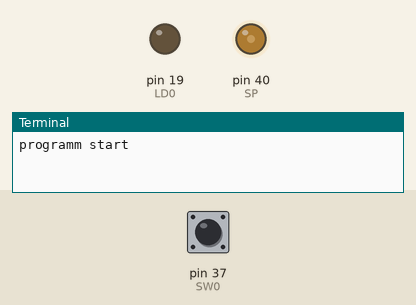
A program run on a simulated Raspberry Pi (header pin numbers). On the bench: output pins drawn as LEDs (lit = HIGH), the last lines printed to the terminal. The inputs (shaded band) are chosen by the test bench; at power-on: pin 37 (SW0) HIGH. Random numbers come from a fixed seed.

Above: at 1.2 s.
1.3 s: pin 37 (SW0) pulled LOW for 3.2 s
At 6.1 s:
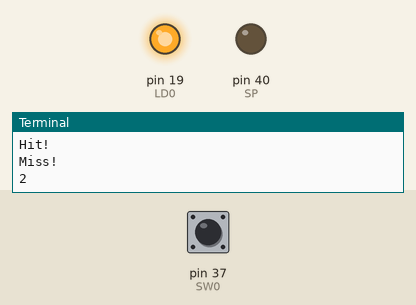
At 7.9 s:
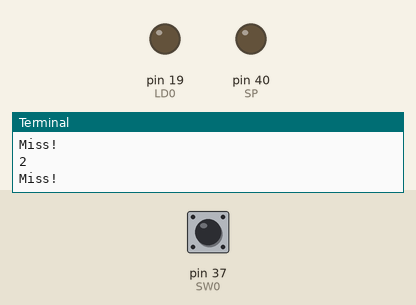
Timing chart, 0 to 13.5 s (numbered marks = the images above; inputs shaded):
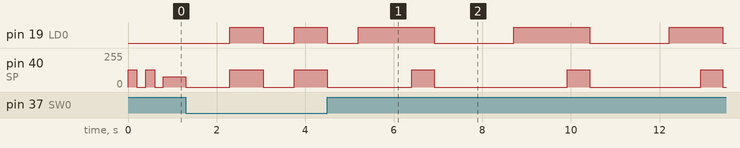

The program:

A_Mogura_testTimeSlice.py
```python
# -*- coding: utf-8 -*-
import RPi.GPIO as GPIO
import time
import random

#ボードの番号で設定(目で見て数えるやつ)
GPIO.setmode(GPIO.BOARD)

#LED定義
LD0 = 19
#LEDのポート宣言
GPIO.setup(LD0, GPIO.OUT)
#LED消灯
GPIO.output(LD0, GPIO.LOW)

#SW定義
SW0 = 37
#SWのポート宣言
GPIO.setup(SW0, GPIO.IN, pull_up_down=GPIO.PUD_UP)

#スピーカー定義
SP = 40
#スピーカーのポート宣言
GPIO.setup(SP, GPIO.OUT)

#PWMインスタンス生成
Bell = GPIO.PWM(SP, 30)
Bell.start(50) #デューティーサイクル50%
Bell.stop()

#平均(しかも切り上げ)律音階周波数
mel_C = 262 #ド
mel_D = 294 #レ
mel_E = 330 #ミ
mel_F = 349 #ファ
mel_G = 392 #ソ
mel_A = 440 #ラ
mel_B = 494 #シ

#LEDステータス用の変数
status_LD = False

#インターバル用のリスト[s]
wait_times0 = [0.70, 1.00, 1.50, 1.80]
#光ってる時間のリスト[ms]
wait_times1 = [500, 700, 900, 1200]
#LEDランダム用の変数
LEDs = [19]

#成功回数
Hits = 0
#全体ループ用
Loop = 10

#ゲームスタートのときの楽譜
def StartBell():
    Bell.start(50)
    Bell.ChangeFrequency(mel_C * 4)
    time.sleep(0.2)
    Bell.stop()
    time.sleep(0.2)
    Bell.start(50)
    Bell.ChangeFrequency(mel_C * 4)
    time.sleep(0.2)
    Bell.stop()
    time.sleep(0.2)
    Bell.start(30)
    Bell.ChangeFrequency(mel_C * 6)
    time.sleep(0.5)
    Bell.stop()

#もぐらがヒットしたときの楽譜
def HitBell():
    print("Miss!")
    Bell.start(50)
    Bell.ChangeFrequency(mel_C * 2)
    time.sleep(0.25)
    Bell.ChangeFrequency(mel_D * 2)
    time.sleep(0.25)
    Bell.ChangeFrequency(mel_E * 3)
    time.sleep(0.25)
    Bell.stop()

#もぐらをヒットできなかったときの楽譜
def MissBell():
    print("Miss!")
    Bell.start(50)
    Bell.ChangeFrequency(130)
    time.sleep(0.5)
    Bell.stop()

#クリアした時の楽譜(よろこびの歌のつもり)
def ClearBell():
    Bell.start(50)
    Bell.ChangeFrequency(mel_E * 2)
    time.sleep(0.3)
    Bell.ChangeFrequency(mel_E * 2)
    time.sleep(0.3)
    Bell.ChangeFrequency(mel_F * 3)
    time.sleep(0.3)
    Bell.ChangeFrequency(mel_G * 3)
    time.sleep(0.3)
    Bell.ChangeFrequency(mel_G * 2)
    time.sleep(0.3)
    Bell.ChangeFrequency(mel_F * 2)
    time.sleep(0.3)
    Bell.ChangeFrequency(mel_E * 3)
    time.sleep(0.3)
    Bell.ChangeFrequency(mel_D * 3)
    time.sleep(0.3)
    Bell.ChangeFrequency(mel_C * 3)
    time.sleep(0.3)
    Bell.ChangeFrequency(mel_C * 3)
    time.sleep(0.3)
    Bell.ChangeFrequency(mel_D * 3)
    time.sleep(0.3)
    Bell.ChangeFrequency(mel_E * 3)
    time.sleep(0.3)
    Bell.ChangeFrequency(mel_D * 3)
    time.sleep(0.6)
    Bell.ChangeFrequency(mel_F * 3)
    time.sleep(0.3)
    Bell.ChangeFrequency(mel_F * 3)
    time.sleep(0.6)
    Bell.stop()

#もぐらがヒットした時の関数
def Hit():
    print("Hit!")
    global Hits
    HitBell()
    Hits += 1
    print(Hits)

#LEDの状態を更新する関数
def UpdateLED():
    GPIO.output(LD0, status_LD)

if __name__ == '__main__':
    print("programm start\n")
    try:
        #無限ループ
        while True:
            StartBell() #ゲームスタートの楽譜を鳴らす
            Hits = 0    #ヒット数を初期化
            time.sleep(1)   #1秒止まる

            for i in range(0, Loop):    #Loop回繰り返す
                randTime = random.choice(wait_times1)   #wait_times1秒後に光らせる

                for j in range(1, randTime):    #randTime[ms]光る
                    status_LD = True    #LEDの状態を発光へ
                    UpdateLED() #LEDの状態を更新

                    if (j == randTime - 2): #最後まで押せなかったらミス
                        MissBell()  #ミスした楽譜を鳴らす

                    elif (status_LD and (not GPIO.input(SW0))): #光らせてるLEDに対応したスイッチが押されてたらヒット!
                        Hit()
                        break

                    else:
                        time.sleep(0.001)   #1msの遅延を与える,randTime秒の出来事となる

                status_LD = False   #LEDの状態を消灯へ
                UpdateLED() #LEDの状態を更新
                randTIME = random.choice(wait_times0)   #インターバルをランダムに決める
                time.sleep(randTIME)    #インターバル発生

            if (Hits > 7):  #ゲームクリア条件
                ClearBell() #達成していたらクリア楽譜を鳴らす
            else :  #条件を満たしていなかったら
                for i in range (0, 2):
                    for j in range(0, 6):   #5回繰り返し
                        MissBell()  #ミス譜面を鳴らす
                        time.sleep(0.6)

    except KeyboardInterrupt:
        print("detect key interrupt\n")

    finally:
        Bell.stop()
        GPIO.cleanup()
        print("program exit\n")
```
